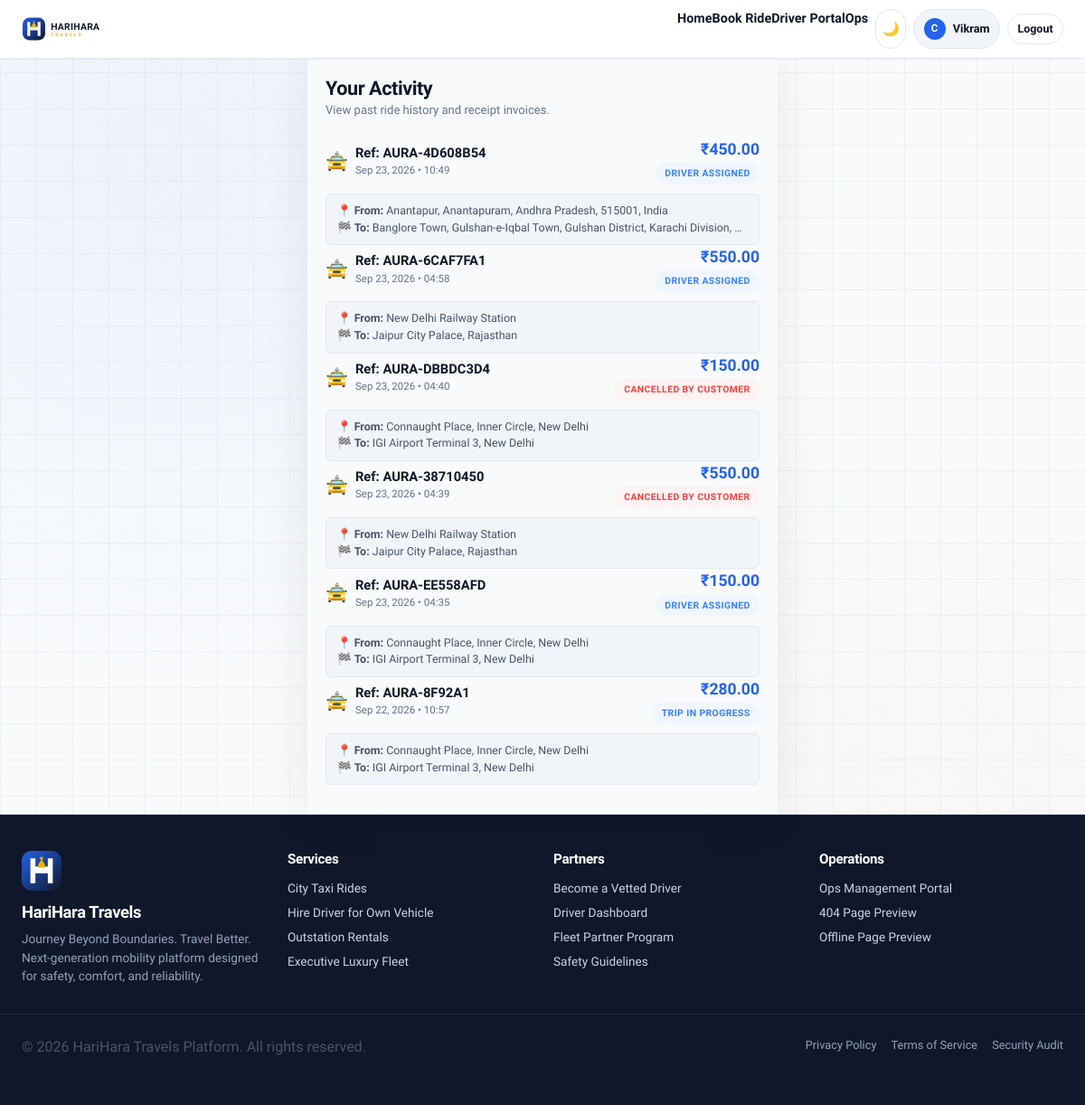
Page /customer/history/ (signed in) on the committed database.
### apps/accounts/models.py (models this page shows, shortened)
class User(AbstractUser):
    class Role(models.TextChoices):
        CUSTOMER = 'CUSTOMER', 'Customer'
        DRIVER = 'DRIVER', 'Driver'
        ADMIN = 'ADMIN', 'Admin / Operations'
    role = models.CharField(max_length=20, choices=Role.choices, default=Role.CUSTOMER)
    phone = models.CharField(max_length=20, unique=True, null=True, blank=True)
    is_phone_verified = models.BooleanField(default=False)
    is_email_verified = models.BooleanField(default=False)
    avatar = models.ImageField(upload_to='avatars/', null=True, blank=True)
    created_at = models.DateTimeField(auto_now_add=True)
    updated_at = models.DateTimeField(auto_now=True)

### apps/bookings/models.py (models this page shows, shortened)
class Booking(models.Model):
    id = models.UUIDField(primary_key=True, default=uuid.uuid4, editable=False)
    booking_reference = models.CharField(max_length=16, unique=True, editable=False)
    customer = models.ForeignKey(settings.AUTH_USER_MODEL, on_delete=models.CASCADE, related_name='bookings')
    driver = models.ForeignKey(DriverProfile, on_delete=models.SET_NULL, null=True, blank=True, related_name='assigned_bookings')
    vehicle = models.ForeignKey(Vehicle, on_delete=models.SET_NULL, null=True, blank=True, related_name='bookings')
    ride_offer = models.ForeignKey(RideOffer, on_delete=models.SET_NULL, null=True, blank=True, related_name='passenger_bookings')
    seats_booked = models.PositiveIntegerField(default=1)
    booking_type = models.CharField(max_length=20, choices=BookingType.choices, default=BookingType.TAXI)
    vehicle_category = models.CharField(max_length=20, choices=VehicleCategory.choices, default=VehicleCategory.SEDAN)
    pickup_address = models.TextField()
    pickup_latitude = models.FloatField()
    pickup_longitude = models.FloatField()
    destination_address = models.TextField()
    destination_latitude = models.FloatField()
    destination_longitude = models.FloatField()
    estimated_distance = models.FloatField(help_text="Distance in KM")
    estimated_duration = models.IntegerField(help_text="Duration in Minutes")
    estimated_fare = models.DecimalField(max_digits=10, decimal_places=2)
    final_fare = models.DecimalField(max_digits=10, decimal_places=2, null=True, blank=True)
    status = models.CharField(max_length=30, choices=BookingStatus.choices, default=BookingStatus.REQUESTED)
    payment_status = models.CharField(max_length=20, default='UNPAID')
    payment_method = models.CharField(max_length=30, default='CASH')
    cancellation_reason = models.TextField(null=True, blank=True)
    scheduled_at = models.DateTimeField(null=True, blank=True, help_text="Null for immediate bookings")
    created_at = models.DateTimeField(auto_now_add=True)
    updated_at = models.DateTimeField(auto_now=True)

### apps/customers/views.py (the view)
# urls.py: path('history/', views.trip_history, name='history'),
@login_required
def trip_history(request):
    from bookings.models import Booking
    bookings = Booking.objects.filter(customer=request.user).order_by('-created_at')
    return render(request, 'customer/history.html', {'bookings': bookings})

### common/context_processors.py (called while the page is built)
def brand_context(request):
    user_role = getattr(request.user, 'role', 'GUEST') if getattr(request, 'user', None) and request.user.is_authenticated else 'GUEST'
    return {
        'PLATFORM_NAME': settings.AURA_PLATFORM['NAME'],
        'PLATFORM_TAGLINE': settings.AURA_PLATFORM['TAGLINE'],
        'PLATFORM_CURRENCY': settings.AURA_PLATFORM['CURRENCY'],
        'CURRENT_ROLE': user_role,
        'IS_CUSTOMER': user_role == 'CUSTOMER',
        'IS_DRIVER': user_role == 'DRIVER',
        'IS_ADMIN': user_role == 'ADMIN' or getattr(request.user, 'is_superuser', False),
    }

### templates/customer/history.html (shortened to what this page needs)
{% extends 'base/base.html' %}
{% block content %}
<div class="mobile-app-shell">
  <div style="padding: 1.25rem 1.25rem 0.5rem;">
    <h2 style="font-size: 1.35rem; font-weight: 800;">Your Activity</h2>
    <p style="font-size: 0.82rem; color: var(--color-text-muted);">View past ride history and receipt invoices.</p>
  </div>
  <div style="padding: 0.75rem 1.25rem 2rem;">
    {% for booking in bookings %}
      <a href="{% url 'bookings:detail' booking.id %}" class="mobile-card-tile mobile-touch-active" style="display: flex; flex-direction: column; align-items: stretch; gap: 0.65rem;">
        <div class="flex items-center justify-between">
          <div class="flex items-center gap-2">
            <span style="font-size: 1.25rem;">🚖</span>
            <div>
              <div style="font-weight: 700; font-size: 0.92rem; color: var(--color-text-primary);">Ref: {{ booking.booking_reference }}</div>
              <div style="font-size: 0.72rem; color: var(--color-text-muted);">{{ booking.created_at|date:"M d, Y • H:i" }}</div>
            </div>
          </div>
          <div style="text-align: right;">
            <div style="font-size: 1.1rem; font-weight: 800; color: var(--color-brand-blue);">₹{{ booking.final_fare|default:booking.estimated_fare }}</div>
            <span class="badge {% if 'CANCELLED' in booking.status %}badge-danger{% elif booking.status == 'TRIP_COMPLETED' %}badge-success{% else %}badge-info{% endif %}" style="font-size: 0.65rem;">
              {{ booking.get_status_display }}
            </span>
          </div>
        </div>
        <div style="font-size: 0.78rem; color: var(--color-text-secondary); background: var(--color-surface-hover); padding: 0.55rem 0.75rem; border-radius: var(--radius-sm); border: 1px solid var(--color-border);">
          <div style="white-space: nowrap; overflow: hidden; text-overflow: ellipsis;">📍 <strong>From:</strong> {{ booking.pickup_address }}</div>
          <div style="white-space: nowrap; overflow: hidden; text-overflow: ellipsis;">🏁 <strong>To:</strong> {{ booking.destination_address }}</div>
        </div>
      </a>
    {% endfor %}
  </div>
</div>
{% endblock %}

### templates/components/navbar.html (shortened to what this page needs)
<header class="mobile-app-header-container">
  <div class="container navbar-inner">
    <a href="{% url 'landing' %}" class="flex items-center" style="text-decoration: none; flex-shrink: 1; max-width: 140px;">
      <div data-aura-logo="full" data-width="135" data-height="34" style="max-width: 100%;"></div>
    </a>
    <nav class="nav-actions-group">
      <div class="desktop-nav-links flex items-center gap-5">
        <a href="{% url 'landing' %}" style="font-weight: 600; color: var(--color-text-primary); font-size: 0.9rem;">Home</a>
        <a href="{% url 'bookings:create' %}" style="font-weight: 600; color: var(--color-text-primary); font-size: 0.9rem;">Book Ride</a>
        <a href="{% url 'drivers:dashboard' %}" style="font-weight: 600; color: var(--color-text-primary); font-size: 0.9rem;">Driver Portal</a>
        <a href="{% url 'admin_ops:dashboard' %}" style="font-weight: 600; color: var(--color-text-primary); font-size: 0.9rem;">Ops</a>
      </div>
      <button data-theme-toggle class="mobile-touch-active btn btn-secondary btn-sm" title="Toggle Theme" style="border-radius: var(--radius-full); width: 34px; height: 34px; padding: 0; display: inline-flex; align-items: center; justify-content: center; font-size: 0.95rem; flex-shrink: 0;">
        🌙
      </button>
      {% if user.is_authenticated %}
        <a href="{% url 'customers:dashboard' %}" class="mobile-touch-active flex items-center gap-2" style="text-decoration: none; padding: 0.3rem 0.65rem; background: var(--color-surface-hover); border-radius: var(--radius-full); border: 1px solid var(--color-border); flex-shrink: 0;">
          <div style="width: 24px; height: 24px; border-radius: 50%; background: var(--color-brand-blue); color: white; display: flex; align-items: center; justify-content: center; font-size: 0.72rem; font-weight: 700;">
            {{ user.username|slice:":1"|upper }}
          </div>
          <span class="user-greeting-name" style="font-size: 0.8rem; font-weight: 600; color: var(--color-text-primary);">{{ user.first_name|default:user.username }}</span>
        </a>
        <a href="{% url 'accounts:logout' %}" class="desktop-only btn btn-secondary btn-sm navbar-btn-login">Logout</a>
      {% else %}
        <a href="{% url 'accounts:login' %}" class="btn btn-secondary btn-sm navbar-btn-login">Login</a>
        <a href="{% url 'accounts:register_customer' %}" class="btn btn-primary btn-sm navbar-btn-signup">Sign Up</a>
      {% endif %}
    </nav>
  </div>
</header>

### static/css/tokens.css (style rules this page uses)
:root { --color-primary: #1E293B; --color-primary-dark: #0F172A; --color-primary-light: #312E81; --color-brand-blue: #2563EB; --color-brand-blue-hover: #1D4ED8; --color-brand-blue-subtle: #EFF6FF; --color-accent: #F59E0B; --color-accent-dark: #D97706; --color-accent-light: #FBBF24; --color-accent-subtle: #FEF3C7; --color-background: #F8FAFC; --color-surface: #FFFFFF; --color-surface-elevated: #FFFFFF; --color-surface-hover: #F1F5F9; --color-text-primary: #0F172A; --color-text-secondary: #475569; --color-text-muted: #64748B; --color-text-inverse: #FFFFFF; --color-border: #E2E8F0; --color-border-subtle: #F1F5F9; --color-border-strong: #CBD5E1; --color-success: #10B981; --color-success-bg: #ECFDF5; --color-warning: #F59E0B; --color-warning-bg: #FFFBEB; --color-danger: #EF4444; --color-danger-bg: #FEF2F2; --color-info: #3B82F6; --color-info-bg: #EFF6FF; --shadow-xs: 0 1px 2px 0 rgba(15, 23, 42, 0.05); --shadow-sm: 0 1px 3px 0 rgba(15, 23, 42, 0.08), 0 1px 2px -1px rgba(15, 23, 42, 0.04); --shadow-md: 0 4px 6px -1px rgba(15, 23, 42, 0.08), 0 2px 4px -2px rgba(15, 23, 42, 0.04); --shadow-lg: 0 10px 15px -3px rgba(15, 23, 42, 0.08), 0 4px 6px -4px rgba(15, 23, 42, 0.03); --shadow-xl: 0 20px 25px -5px rgba(15, 23, 42, 0.1), 0 8px 10px -6px rgba(15, 23, 42, 0.04); --shadow-glow: 0 0 20px rgba(37, 99, 235, 0.2); --radius-sm: 6px; --radius-md: 10px; --radius-lg: 16px; --radius-xl: 24px; --radius-full: 9999px; --font-sans: 'Plus Jakarta Sans', 'Inter', -apple-system, BlinkMacSystemFont, sans-serif; --font-mono: 'JetBrains Mono', monospace; --weight-regular: 400; --weight-medium: 500; --weight-semibold: 600; --weight-bold: 700; --transition-fast: 150ms cubic-bezier(0.4, 0, 0.2, 1); --transition-normal: 250ms cubic-bezier(0.4, 0, 0.2, 1); --transition-slow: 350ms cubic-bezier(0.4, 0, 0.2, 1); --transition-spring: 400ms cubic-bezier(0.175, 0.885, 0.32, 1.275); --header-height: 56px; --sidebar-width: 260px; --bottom-nav-height: 58px; --safe-area-top: env(safe-area-inset-top, 0px); --safe-area-bottom: env(safe-area-inset-bottom, 0px); --safe-area-left: env(safe-area-inset-left, 0px); --safe-area-right: env(safe-area-inset-right, 0px); --mobile-touch-target: 44px; --radius-mobile-card: 16px; --radius-sheet: 24px; --shadow-sheet: 0 -10px 30px rgba(0, 0, 0, 0.15); }

### static/css/main.css (style rules this page uses)
*, *::before, *::after { box-sizing: border-box; margin: 0; padding: 0; }
html { font-family: var(--font-sans); background-color: var(--color-background); color: var(--color-text-primary); line-height: 1.5; -webkit-font-smoothing: antialiased; -moz-osx-font-smoothing: grayscale; scroll-behavior: smooth; }
body { min-height: 100vh; display: flex; flex-direction: column; overflow-x: hidden; background-color: var(--color-background); transition: background-color var(--transition-normal), color var(--transition-normal); }
h1, h2, h3, h4, h5, h6 { color: var(--color-text-primary); font-weight: var(--weight-bold); line-height: 1.25; letter-spacing: -0.02em; }
h2 { font-size: clamp(1.5rem, 3vw, 2.25rem); }
p { color: var(--color-text-secondary); font-size: 1rem; }
a { color: var(--color-brand-blue); text-decoration: none; transition: color var(--transition-fast); }
.container { width: 100%; max-width: 1280px; margin: 0 auto; padding: 0 1rem; }
@media (min-width: 768px) { .container { padding: 0 1.5rem; } }
.flex { display: flex; }
.items-center { align-items: center; }
.justify-between { justify-content: space-between; }
.gap-2 { gap: 0.5rem; }
.aura-vector-bg { position: relative; background-color: var(--color-background); background-image: radial-gradient(circle at 15% 15%, rgba(37, 99, 235, 0.05) 0%, transparent 40%), radial-gradient(circle at 85% 85%, rgba(245, 158, 11, 0.04) 0%, transparent 40%), linear-gradient(to right, rgba(148, 163, 184, 0.1) 1px, transparent 1px), linear-gradient(to bottom, rgba(148, 163, 184, 0.1) 1px, transparent 1px); background-size: 100% 100%, 100% 100%, 40px 40px, 40px 40px; }

### rows in the picture
User: username "C", first_name "Vikram"
Booking: booking_reference "AURA-4D608B54", created_at "Sep 23, 2026 • 10:49", final_fare "450.00", status "DRIVER ASSIGNED", pickup_address "Anantapur, Anantapuram, Andhra Pradesh, 515001, India", destination_address "Banglore Town, Gulshan-e-Iqbal Town, Gulshan District, Karachi Division,…"
Booking: booking_reference "AURA-6CAF7FA1", created_at "Sep 23, 2026 • 04:58", final_fare "550.00", status "DRIVER ASSIGNED", pickup_address "New Delhi Railway Station", destination_address "Jaipur City Palace, Rajasthan"
Booking: booking_reference "AURA-DBBDC3D4", created_at "Sep 23, 2026 • 04:40", final_fare "150.00", status "CANCELLED BY CUSTOMER", pickup_address "Connaught Place, Inner Circle, New Delhi", destination_address "IGI Airport Terminal 3, New Delhi"
Booking: booking_reference "AURA-38710450", created_at "Sep 23, 2026 • 04:39", final_fare "550.00", status "CANCELLED BY CUSTOMER", pickup_address "New Delhi Railway Station", destination_address "Jaipur City Palace, Rajasthan"
Booking: booking_reference "AURA-EE558AFD", created_at "Sep 23, 2026 • 04:35", final_fare "150.00", status "DRIVER ASSIGNED", pickup_address "Connaught Place, Inner Circle, New Delhi", destination_address "IGI Airport Terminal 3, New Delhi"
Booking: booking_reference "AURA-8F92A1", created_at "Sep 22, 2026 • 10:57", final_fare "280.00", status "TRIP IN PROGRESS", pickup_address "Connaught Place, Inner Circle, New Delhi", destination_address "IGI Airport Terminal 3, New Delhi"

### other values in the picture
{{ PLATFORM_NAME }} "HariHara Travels"
{{ PLATFORM_TAGLINE }} "Journey Beyond Boundaries. Travel Better."
